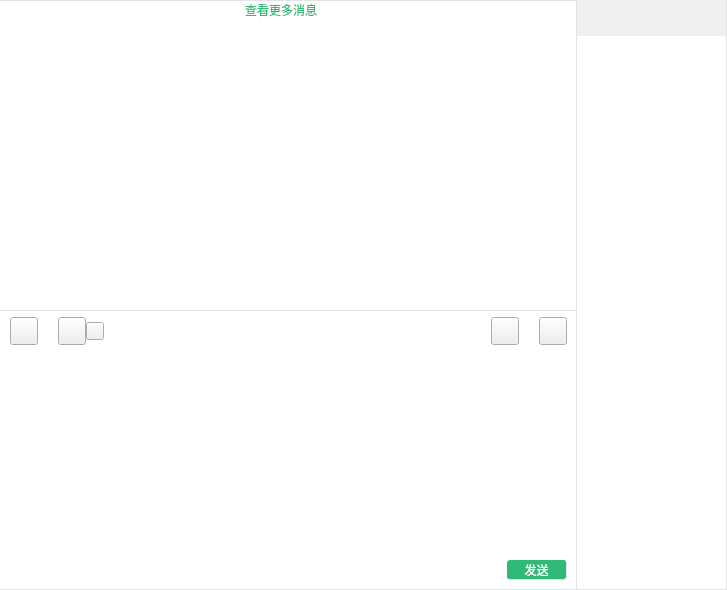
<?xml version="1.0" encoding="UTF-8"?>
<ui version="4.0">
 <class>STChatDetailClass</class>
 <widget class="QWidget" name="STChatDetailClass">
  <property name="geometry">
   <rect>
    <x>0</x>
    <y>0</y>
    <width>727</width>
    <height>590</height>
   </rect>
  </property>
  <property name="windowTitle">
   <string>STChatDetail</string>
  </property>
  <property name="styleSheet">
   <string notr="true"/>
  </property>
  <layout class="QHBoxLayout" name="horizontalLayout_6">
   <property name="spacing">
    <number>0</number>
   </property>
   <property name="leftMargin">
    <number>0</number>
   </property>
   <property name="topMargin">
    <number>0</number>
   </property>
   <property name="rightMargin">
    <number>0</number>
   </property>
   <property name="bottomMargin">
    <number>0</number>
   </property>
   <item>
    <widget class="QSplitter" name="spChatDetail">
     <property name="styleSheet">
      <string notr="true">QSplitter#spChatDetail::handle {width:0;background-color:#e3e3e3; }



QScrollBar::vertical
{
    width:4px;
    background:rgb(0,0,0,0%);
    margin:0px,0px,0px,0px;
    padding-top:0px;   /*上预留位置*/
    padding-bottom:0px;    /*下预留位置*/
}

/*滚动条中滑块的样式*/
QScrollBar::handle::vertical
{
    width:4px;
    background:rgb(0,0,0,25%);
    border-radius:2px;
    min-height:20px;
}

/*鼠标触及滑块样式*/
QScrollBar::handle::vertical::hover
{
    width:5px;
    background:rgb(0,0,0,50%);
    border-radius:2px;
    min-height:20;
}

/*设置下箭头*/
QScrollBar::add-line:vertical
{
    height:0px;
    subcontrol-position:bottom;
}

/*设置上箭头*/
QScrollBar::sub-line:vertical
{
    height:0px;
    subcontrol-position:top;
}</string>
     </property>
     <property name="lineWidth">
      <number>1</number>
     </property>
     <property name="orientation">
      <enum>Qt::Vertical</enum>
     </property>
     <property name="childrenCollapsible">
      <bool>false</bool>
     </property>
     <widget class="QWidget" name="widTop" native="true">
      <property name="styleSheet">
       <string notr="true">QWidget#widTop{border-top: 1px solid #e3e3e3;background-color: rgb(255, 255, 255);}</string>
      </property>
      <layout class="QVBoxLayout" name="verticalLayout_3">
       <property name="spacing">
        <number>0</number>
       </property>
       <property name="leftMargin">
        <number>0</number>
       </property>
       <property name="topMargin">
        <number>0</number>
       </property>
       <property name="rightMargin">
        <number>0</number>
       </property>
       <property name="bottomMargin">
        <number>0</number>
       </property>
       <item>
        <widget class="QWidget" name="widLoadMore" native="true">
         <property name="styleSheet">
          <string notr="true">QWidget#widLoadMore {border:0px;border-right: 1px solid #e3e3e3;}</string>
         </property>
         <layout class="QHBoxLayout" name="horizontalLayout_8">
          <property name="spacing">
           <number>0</number>
          </property>
          <property name="leftMargin">
           <number>0</number>
          </property>
          <property name="topMargin">
           <number>0</number>
          </property>
          <property name="rightMargin">
           <number>0</number>
          </property>
          <property name="bottomMargin">
           <number>0</number>
          </property>
          <item>
           <spacer name="horizontalSpacer_3">
            <property name="orientation">
             <enum>Qt::Horizontal</enum>
            </property>
            <property name="sizeHint" stdset="0">
             <size>
              <width>242</width>
              <height>20</height>
             </size>
            </property>
           </spacer>
          </item>
          <item>
           <widget class="QPushButton" name="pbLoadMore">
            <property name="styleSheet">
             <string notr="true">

QPushButton {
	color: #30ba78;
	font:9pt &quot;微软雅黑&quot;;
    background-repeat:no-repeat;
    border:none;
}
QPushButton:hover:!pressed {
	color: #6dcea0;
}</string>
            </property>
            <property name="text">
             <string>查看更多消息</string>
            </property>
            <property name="flat">
             <bool>true</bool>
            </property>
           </widget>
          </item>
          <item>
           <widget class="QLabel" name="lblLoad">
            <property name="minimumSize">
             <size>
              <width>16</width>
              <height>16</height>
             </size>
            </property>
            <property name="maximumSize">
             <size>
              <width>16</width>
              <height>16</height>
             </size>
            </property>
            <property name="styleSheet">
             <string notr="true"/>
            </property>
            <property name="text">
             <string/>
            </property>
           </widget>
          </item>
          <item>
           <spacer name="horizontalSpacer_4">
            <property name="orientation">
             <enum>Qt::Horizontal</enum>
            </property>
            <property name="sizeHint" stdset="0">
             <size>
              <width>241</width>
              <height>20</height>
             </size>
            </property>
           </spacer>
          </item>
         </layout>
        </widget>
       </item>
       <item>
        <widget class="QListWidget" name="lwChatRecordList">
         <property name="focusPolicy">
          <enum>Qt::NoFocus</enum>
         </property>
         <property name="styleSheet">
          <string notr="true">QListWidget {border:0px;border-right: 1px solid #e3e3e3;}</string>
         </property>
         <property name="horizontalScrollBarPolicy">
          <enum>Qt::ScrollBarAlwaysOff</enum>
         </property>
         <property name="showDropIndicator" stdset="0">
          <bool>true</bool>
         </property>
         <property name="alternatingRowColors">
          <bool>false</bool>
         </property>
         <property name="selectionMode">
          <enum>QAbstractItemView::NoSelection</enum>
         </property>
         <property name="selectionBehavior">
          <enum>QAbstractItemView::SelectItems</enum>
         </property>
         <property name="resizeMode">
          <enum>QListView::Adjust</enum>
         </property>
         <property name="selectionRectVisible">
          <bool>false</bool>
         </property>
        </widget>
       </item>
      </layout>
     </widget>
     <widget class="QWidget" name="widBottom" native="true">
      <property name="maximumSize">
       <size>
        <width>16777215</width>
        <height>280</height>
       </size>
      </property>
      <property name="styleSheet">
       <string notr="true">QWidget#widBottom{border-top: 1px solid #e3e3e3;background-color: rgb(255, 255, 255);}</string>
      </property>
      <layout class="QVBoxLayout" name="verticalLayout_2">
       <property name="spacing">
        <number>0</number>
       </property>
       <property name="leftMargin">
        <number>0</number>
       </property>
       <property name="topMargin">
        <number>0</number>
       </property>
       <property name="rightMargin">
        <number>0</number>
       </property>
       <property name="bottomMargin">
        <number>0</number>
       </property>
       <item>
        <widget class="QWidget" name="widget_9" native="true">
         <property name="minimumSize">
          <size>
           <width>0</width>
           <height>40</height>
          </size>
         </property>
         <property name="maximumSize">
          <size>
           <width>16777215</width>
           <height>40</height>
          </size>
         </property>
         <property name="styleSheet">
          <string notr="true">QWidget#widget_9{border-right: 1px solid #e3e3e3;border-top: 1px solid #e3e3e3;}</string>
         </property>
         <layout class="QHBoxLayout" name="horizontalLayout">
          <property name="spacing">
           <number>20</number>
          </property>
          <property name="leftMargin">
           <number>10</number>
          </property>
          <property name="topMargin">
           <number>2</number>
          </property>
          <property name="rightMargin">
           <number>10</number>
          </property>
          <property name="bottomMargin">
           <number>0</number>
          </property>
          <item>
           <widget class="QWidget" name="widget_6" native="true">
            <layout class="QHBoxLayout" name="horizontalLayout_2">
             <property name="leftMargin">
              <number>0</number>
             </property>
             <property name="topMargin">
              <number>0</number>
             </property>
             <property name="rightMargin">
              <number>0</number>
             </property>
             <property name="bottomMargin">
              <number>0</number>
             </property>
             <item>
              <widget class="QPushButton" name="pbEmotion">
               <property name="styleSheet">
                <string notr="true">

QPushButton {
	border-image: url(:/SoftTerminal/images/emotion.png);
	width: 20;
	height: 20;
}
QPushButton:hover:!pressed {
	border-image: url(:/SoftTerminal/images/emotion_focus.png);
}
QPushButton:hover:pressed{
	border-image: url(:/SoftTerminal/images/emotion_focus.png);
}</string>
               </property>
               <property name="text">
                <string/>
               </property>
              </widget>
             </item>
            </layout>
           </widget>
          </item>
          <item>
           <widget class="QWidget" name="widget" native="true">
            <layout class="QHBoxLayout" name="horizontalLayout_7">
             <property name="spacing">
              <number>0</number>
             </property>
             <property name="leftMargin">
              <number>0</number>
             </property>
             <property name="topMargin">
              <number>0</number>
             </property>
             <property name="rightMargin">
              <number>0</number>
             </property>
             <property name="bottomMargin">
              <number>0</number>
             </property>
             <item>
              <widget class="QPushButton" name="pbScreenShot">
               <property name="styleSheet">
                <string notr="true">

QPushButton {
	border-image: url(:/SoftTerminal/images/screenshot.png);
	width: 20;
	height: 20;
}
QPushButton:hover:!pressed {
	border-image: url(:/SoftTerminal/images/screenshot_focus.png);
}
QPushButton:hover:pressed{
	border-image: url(:/SoftTerminal/images/screenshot_focus.png);
}</string>
               </property>
               <property name="text">
                <string/>
               </property>
              </widget>
             </item>
             <item>
              <widget class="QPushButton" name="pbScreenShotOption">
               <property name="styleSheet">
                <string notr="true">

QPushButton {
	border-image: url(:/SoftTerminal/images/triangle.png);
	width: 10;
	height: 10;
}
QPushButton:hover:!pressed {
	border-image: url(:/SoftTerminal/images/triangle_focus.png);
}
QPushButton:hover:pressed{
	border-image: url(:/SoftTerminal/images/triangle_focus.png);
}</string>
               </property>
               <property name="text">
                <string/>
               </property>
              </widget>
             </item>
            </layout>
           </widget>
          </item>
          <item>
           <spacer name="horizontalSpacer">
            <property name="orientation">
             <enum>Qt::Horizontal</enum>
            </property>
            <property name="sizeHint" stdset="0">
             <size>
              <width>557</width>
              <height>20</height>
             </size>
            </property>
           </spacer>
          </item>
          <item>
           <widget class="QPushButton" name="pbCreateCourse">
            <property name="toolTip">
             <string>创建课程</string>
            </property>
            <property name="styleSheet">
             <string notr="true">

QPushButton {
	border-image: url(:/SoftTerminal/images/lesson.png);
	width: 20;
	height: 20;
}
QPushButton:hover:!pressed {
	border-image: url(:/SoftTerminal/images/lesson_focus.png);
}
QPushButton:hover:pressed{
	border-image: url(:/SoftTerminal/images/lesson_focus.png);
}</string>
            </property>
            <property name="text">
             <string/>
            </property>
           </widget>
          </item>
          <item>
           <widget class="QPushButton" name="pbJoinCourse">
            <property name="styleSheet">
             <string notr="true">

QPushButton {
	border-image: url(:/SoftTerminal/images/join_lesson.png);
	width: 20;
	height: 20;
}
QPushButton:hover:!pressed {
	border-image: url(:/SoftTerminal/images/join_lesson_focus.png);
}
QPushButton:hover:pressed{
	border-image: url(:/SoftTerminal/images/join_lesson_focus.png);
}</string>
            </property>
            <property name="text">
             <string/>
            </property>
           </widget>
          </item>
         </layout>
        </widget>
       </item>
       <item>
        <widget class="QWidget" name="widChatWrite" native="true">
         <property name="sizePolicy">
          <sizepolicy hsizetype="Preferred" vsizetype="Preferred">
           <horstretch>0</horstretch>
           <verstretch>0</verstretch>
          </sizepolicy>
         </property>
         <property name="minimumSize">
          <size>
           <width>0</width>
           <height>80</height>
          </size>
         </property>
         <property name="maximumSize">
          <size>
           <width>16777215</width>
           <height>200</height>
          </size>
         </property>
         <property name="styleSheet">
          <string notr="true">QWidget#widChatWrite{border-right: 1px solid #e3e3e3;}</string>
         </property>
         <layout class="QHBoxLayout" name="horizontalLayout_5">
          <property name="spacing">
           <number>0</number>
          </property>
          <property name="leftMargin">
           <number>10</number>
          </property>
          <property name="topMargin">
           <number>0</number>
          </property>
          <property name="rightMargin">
           <number>10</number>
          </property>
          <property name="bottomMargin">
           <number>0</number>
          </property>
          <item>
           <widget class="QTextEdit" name="teChatWrite">
            <property name="font">
             <font>
              <family>微软雅黑</family>
              <pointsize>11</pointsize>
             </font>
            </property>
            <property name="focusPolicy">
             <enum>Qt::StrongFocus</enum>
            </property>
            <property name="autoFillBackground">
             <bool>false</bool>
            </property>
            <property name="styleSheet">
             <string notr="true">color: rgb(67, 69, 85);</string>
            </property>
            <property name="frameShape">
             <enum>QFrame::NoFrame</enum>
            </property>
            <property name="frameShadow">
             <enum>QFrame::Plain</enum>
            </property>
            <property name="lineWidth">
             <number>1</number>
            </property>
            <property name="html">
             <string>&lt;!DOCTYPE HTML PUBLIC &quot;-//W3C//DTD HTML 4.0//EN&quot; &quot;http://www.w3.org/TR/REC-html40/strict.dtd&quot;&gt;
&lt;html&gt;&lt;head&gt;&lt;meta name=&quot;qrichtext&quot; content=&quot;1&quot; /&gt;&lt;style type=&quot;text/css&quot;&gt;
p, li { white-space: pre-wrap; }
&lt;/style&gt;&lt;/head&gt;&lt;body style=&quot; font-family:'微软雅黑'; font-size:11pt; font-weight:400; font-style:normal;&quot;&gt;
&lt;p style=&quot;-qt-paragraph-type:empty; margin-top:0px; margin-bottom:0px; margin-left:0px; margin-right:0px; -qt-block-indent:0; text-indent:0px;&quot;&gt;&lt;br /&gt;&lt;/p&gt;&lt;/body&gt;&lt;/html&gt;</string>
            </property>
            <property name="acceptRichText">
             <bool>true</bool>
            </property>
           </widget>
          </item>
         </layout>
        </widget>
       </item>
       <item>
        <widget class="QWidget" name="widget_5" native="true">
         <property name="minimumSize">
          <size>
           <width>0</width>
           <height>40</height>
          </size>
         </property>
         <property name="maximumSize">
          <size>
           <width>16777215</width>
           <height>40</height>
          </size>
         </property>
         <property name="styleSheet">
          <string notr="true">border-right: 1px solid #e3e3e3;border-bottom: 1px solid #e3e3e3;</string>
         </property>
         <layout class="QHBoxLayout" name="horizontalLayout_4">
          <property name="leftMargin">
           <number>0</number>
          </property>
          <property name="topMargin">
           <number>0</number>
          </property>
          <property name="rightMargin">
           <number>10</number>
          </property>
          <property name="bottomMargin">
           <number>0</number>
          </property>
          <item>
           <spacer name="horizontalSpacer_2">
            <property name="orientation">
             <enum>Qt::Horizontal</enum>
            </property>
            <property name="sizeHint" stdset="0">
             <size>
              <width>585</width>
              <height>20</height>
             </size>
            </property>
           </spacer>
          </item>
          <item>
           <widget class="QPushButton" name="pbSendMessage">
            <property name="minimumSize">
             <size>
              <width>60</width>
              <height>20</height>
             </size>
            </property>
            <property name="maximumSize">
             <size>
              <width>60</width>
              <height>20</height>
             </size>
            </property>
            <property name="font">
             <font>
              <family>微软雅黑</family>
             </font>
            </property>
            <property name="styleSheet">
             <string notr="true">

QPushButton {
	border-radius: 3px;
	color: rgb(255, 255, 255);
	background-color: rgb(48, 186, 120);
}
QPushButton:hover:pressed {
	background-color: rgb(48, 186, 120);
}
QPushButton:hover:!pressed {
	
	background-color: rgb(109, 206, 160);
}</string>
            </property>
            <property name="text">
             <string>发送</string>
            </property>
           </widget>
          </item>
         </layout>
        </widget>
       </item>
      </layout>
     </widget>
    </widget>
   </item>
   <item>
    <widget class="QWidget" name="widStatus" native="true">
     <property name="minimumSize">
      <size>
       <width>150</width>
       <height>0</height>
      </size>
     </property>
     <property name="maximumSize">
      <size>
       <width>150</width>
       <height>16777215</height>
      </size>
     </property>
     <property name="styleSheet">
      <string notr="true">QWidget#widStatus{border-right:1px solid #e3e3e3;}</string>
     </property>
     <layout class="QVBoxLayout" name="verticalLayout">
      <property name="spacing">
       <number>6</number>
      </property>
      <property name="leftMargin">
       <number>0</number>
      </property>
      <property name="topMargin">
       <number>0</number>
      </property>
      <property name="rightMargin">
       <number>0</number>
      </property>
      <property name="bottomMargin">
       <number>0</number>
      </property>
      <item>
       <widget class="QLabel" name="lblNum">
        <property name="minimumSize">
         <size>
          <width>0</width>
          <height>30</height>
         </size>
        </property>
        <property name="maximumSize">
         <size>
          <width>16777215</width>
          <height>30</height>
         </size>
        </property>
        <property name="font">
         <font>
          <family>微软雅黑</family>
          <pointsize>11</pointsize>
         </font>
        </property>
        <property name="styleSheet">
         <string notr="true">color: rgb(67, 69, 85);
border-right:1px solid #e3e3e3;</string>
        </property>
        <property name="text">
         <string/>
        </property>
       </widget>
      </item>
      <item>
       <widget class="QListWidget" name="lwStatus">
        <property name="minimumSize">
         <size>
          <width>150</width>
          <height>0</height>
         </size>
        </property>
        <property name="maximumSize">
         <size>
          <width>150</width>
          <height>16777215</height>
         </size>
        </property>
        <property name="focusPolicy">
         <enum>Qt::NoFocus</enum>
        </property>
        <property name="styleSheet">
         <string notr="true">QListWidget{border:0px;border-right:1px solid #e3e3e3;border-bottom:1px solid #e3e3e3;}
QListWidget::Item{height:30px;padding-top:0px; padding-bottom:0px;}</string>
        </property>
        <property name="editTriggers">
         <set>QAbstractItemView::NoEditTriggers</set>
        </property>
        <property name="selectionMode">
         <enum>QAbstractItemView::NoSelection</enum>
        </property>
       </widget>
      </item>
     </layout>
    </widget>
   </item>
  </layout>
 </widget>
 <tabstops>
  <tabstop>teChatWrite</tabstop>
  <tabstop>pbSendMessage</tabstop>
  <tabstop>pbEmotion</tabstop>
  <tabstop>pbScreenShot</tabstop>
  <tabstop>pbScreenShotOption</tabstop>
 </tabstops>
 <resources>
  <include location="../res/softterminal.qrc"/>
 </resources>
 <connections/>
</ui>
